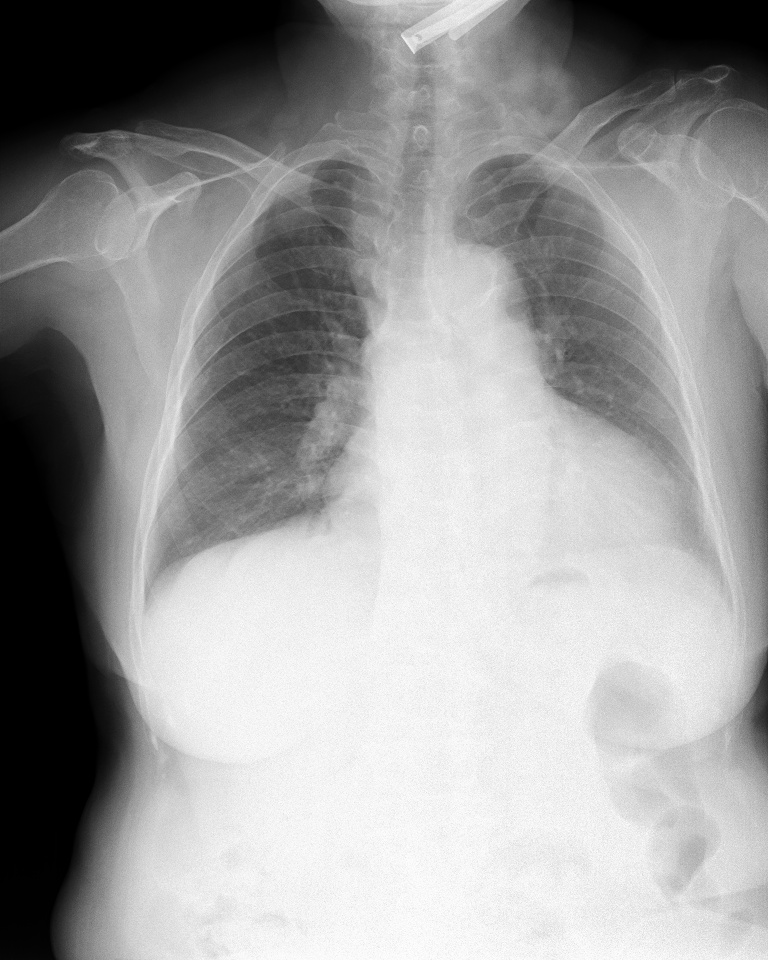
#> input picture Image-Augmentations-Visualize/dataset/051132a778e61a86eb147c7c6f564dfe.jpg, 768 x 960 px
$ python -i edge_detector.py   (imports and definitions only)   (older library calls are emulated)
#> lines starting #> are read from the running program, lines starting #| are printed output that depends on the picture; after the words box and inside, x2 and y2 are one past the last pixel; in counts of white or black regions, pixels touching at a corner belong together
#> further down, picture is the input picture: shape (960, 768, 3); min 0, max 255, mean 155.6
import numpy as np
import cv2

### SOBEL ###
def sobel_function(img, blur_ksize=7, sobel_ksize=1, skipping_threshold=10,
                   x_direction=True, y_direction=True):
    ''' sobel edge detection
    Args:
        img: (np.array) img_array with RGB
        blur_ksize: (int) Kernel size parameter for Gaussian Blurry
        sobel_ksize: (int) size of extended Sobel Kernel. It should be 1, 3, 5, 7
        skipping_threshold: (int) ignore weakly edge
        x_direction: (bool) True with with edge enhanced in X-direction and otherwise
        y_direction: (bool) True with edge enhanced in Y-direction and otherwise
    Output:
        sobel_img: (np.array)
    '''
#> called with blur_ksize = 7, sobel_ksize = 1, skipping_threshold = 10, x_direction = True, y_direction = True

    # convert BGR to Gray
    gray_img = cv2.cvtColor(img, cv2.COLOR_RGB2GRAY)
    '''Sobel often uses a Gaussian filter to remove noise, smooth the image first
    to make the edge detection algorithm work better.'''
    # https://docs.opencv.org/3.1.0/d4/d86/group__imgproc__filter.html#gaabe8c836e97159a9193fb0b11ac52cf1
    img_gaussian = cv2.GaussianBlur(gray_img,
                                    ksize = (blur_ksize, blur_ksize),
                                    sigmaX = 0)

    # sobel_img
    if x_direction:
        dx = 1
    else:
        dx = 0

    if y_direction:
        dy = 1
    else:
        dy = 0

    sobel_img = cv2.Sobel(src = img_gaussian, ddepth = cv2.CV_64F,
                          dx = dx, dy = dy, ksize = sobel_ksize)
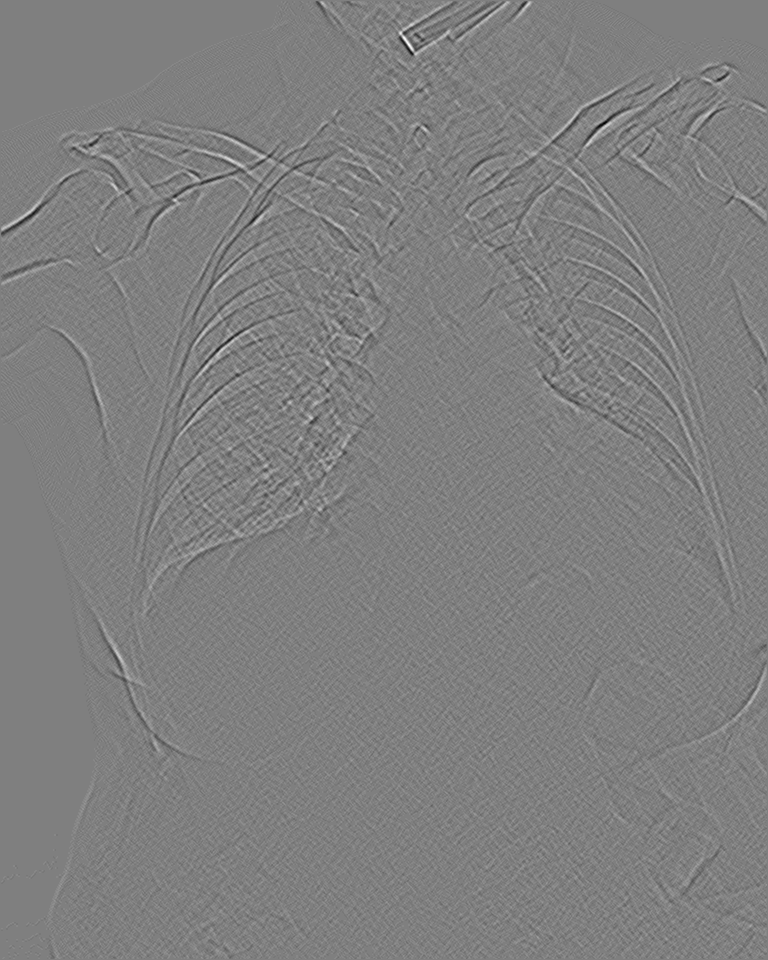
#> sobel_img: shape (960, 768) float64; min -17, max 17, mean 0.00121; drawn with min black and max white
    #sobel_img = np.absolute(sobel_img)
    #sobel_img = np.uint8(sobel_img)

    # ignore weakly pixels
    for i in range(sobel_img.shape[0]):
        for j in range(sobel_img.shape[1]):
            if sobel_img[i][j] < skipping_threshold:
                sobel_img[i][j] = 0
            else:
                sobel_img[i][j] = 255
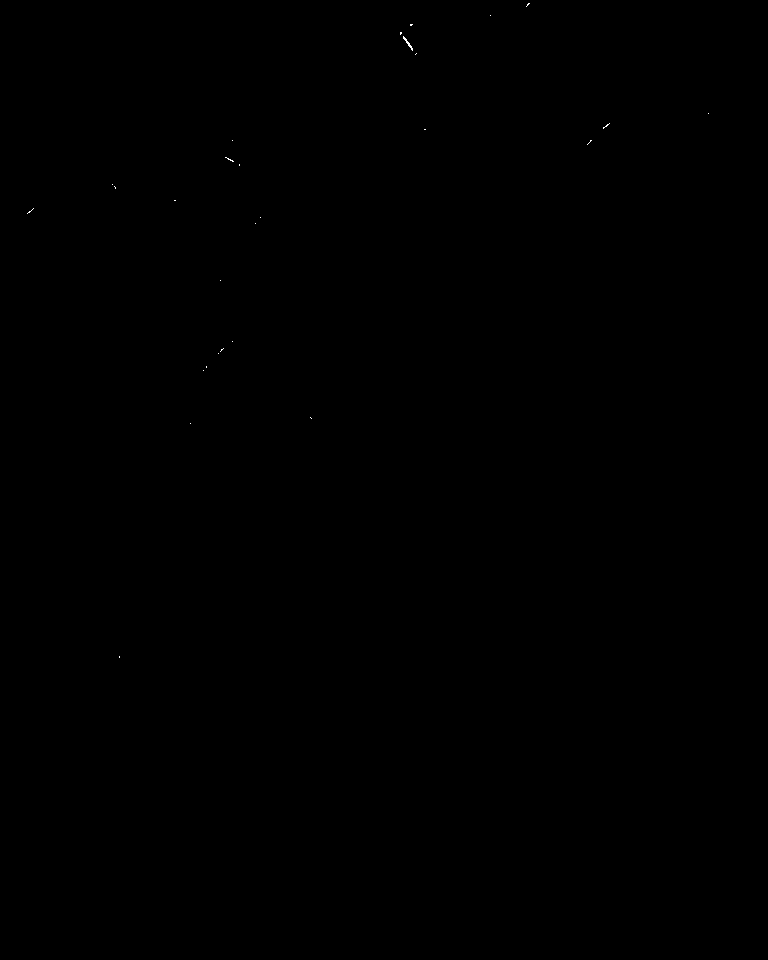
#> sobel_img: shape (960, 768) float64; 0.02% white in thin lines or dots, all inside (x1, y1, x2, y2) = (27, 3, 709, 658)

    return sobel_img

### CANNY EDGE ###
# [64 lines left out: functions canny_function, laplacian_function, dog_function, not called in this run]

>>> import cv2
>>> picture = cv2.cvtColor(cv2.imread('../../Image-Augmentations-Visualize/dataset/051132a778e61a86eb147c7c6f564dfe.jpg'), cv2.COLOR_BGR2RGB)
>>> result = sobel_function(picture)

$ run again, on Image-Augmentations-Visualize/dataset/0622cd29e4e0e4f198abf15614819ae8.jpg
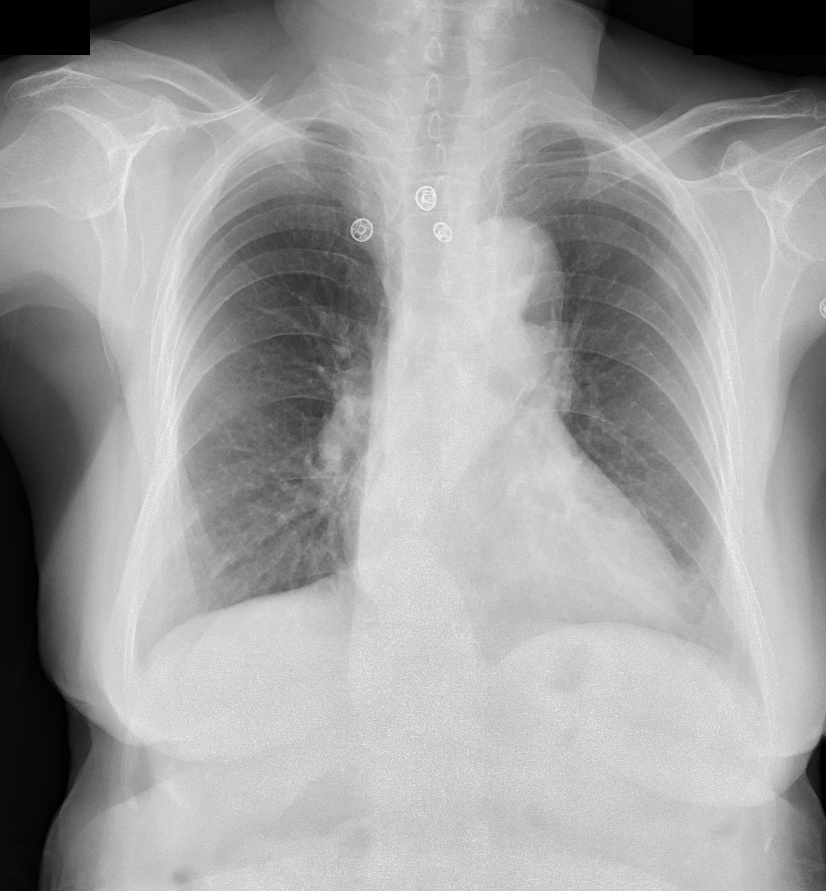
#> input picture Image-Augmentations-Visualize/dataset/0622cd29e4e0e4f198abf15614819ae8.jpg, 826 x 891 px
#> picture is the input picture: shape (891, 826, 3); min 0, max 250, mean 159.5
#> in sobel_function, `sobel_img = cv2.Sobel(src = img_gaussian, ddepth = cv2.CV_64F, dx = dx..`:
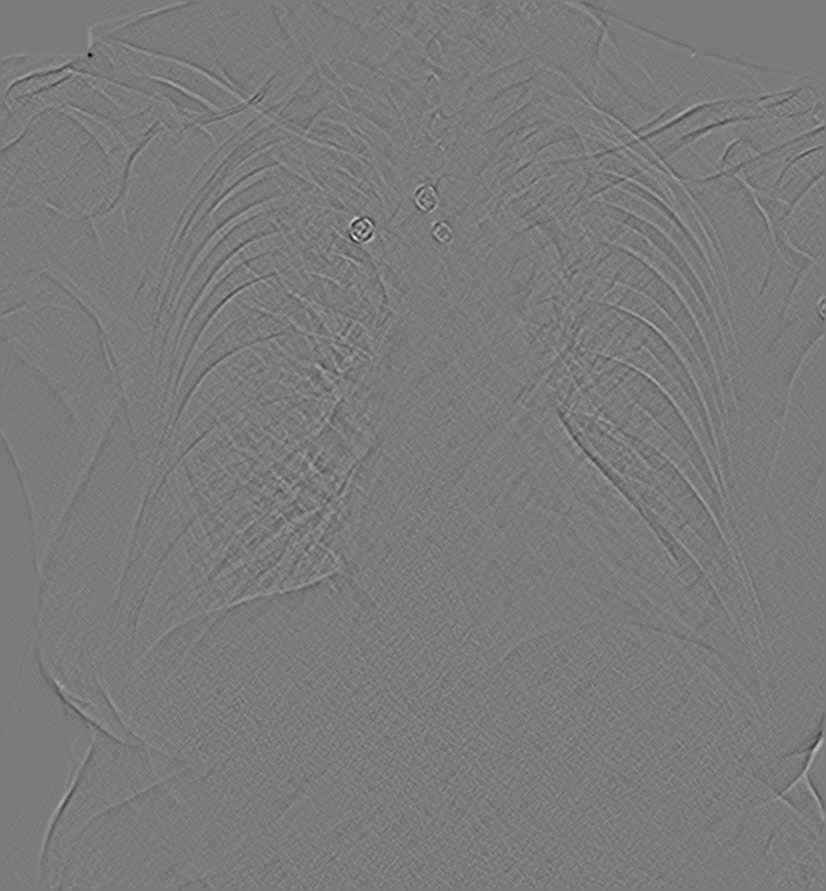
#> sobel_img: shape (891, 826) float64; min -27, max 29, mean 0; drawn with min black and max white
